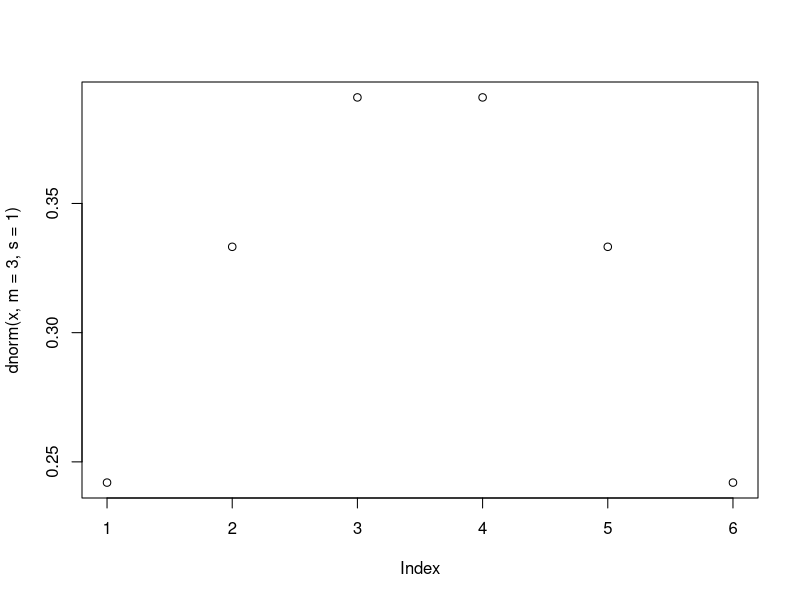
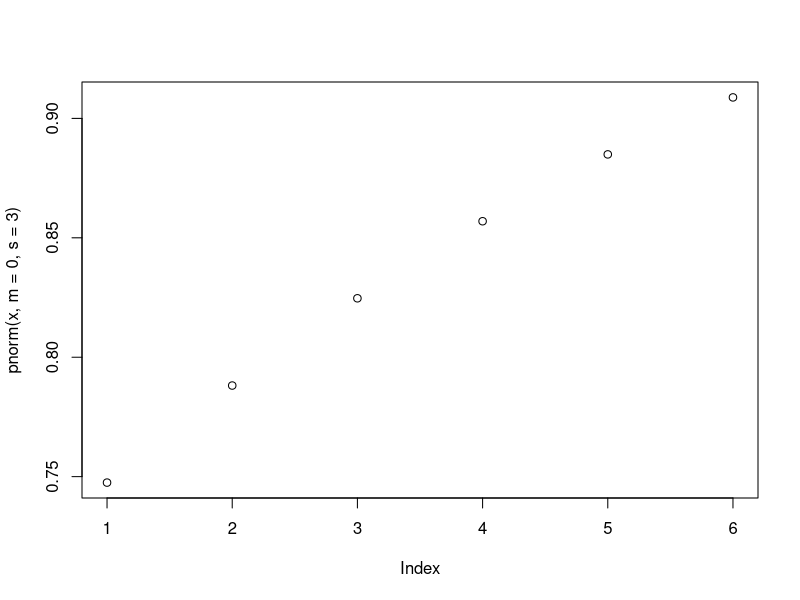
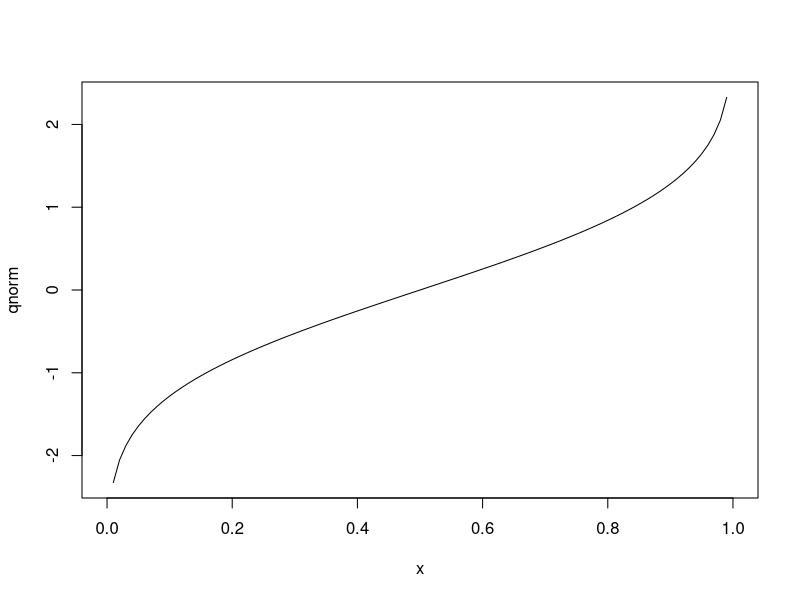

Recreate these plots in R, in order.
print("normal distribution")
x=seq(2,4,by=0.4)
print(x)
mean(x)
sd(x)
dnorm(x,m=3,s=1)
plot(dnorm(x,m=3,s=1))
pnorm(x,mean=0,sd=3)
plot(pnorm(x,m=0,s=3))
qnorm(x,mean=0,sd=3)
plot(qnorm,mean=0,sd=3)


print("binomial distribution")
x=seq(0,5,by=1)
print(x)
y=dbinom(0,5,0.5)
print(y)
y=pbinom(25,50,0.5)
print(y)
x=qbinom(0.25,50,0.5)
print(x)
x=rbinom(20,120,0.5)
print(x)